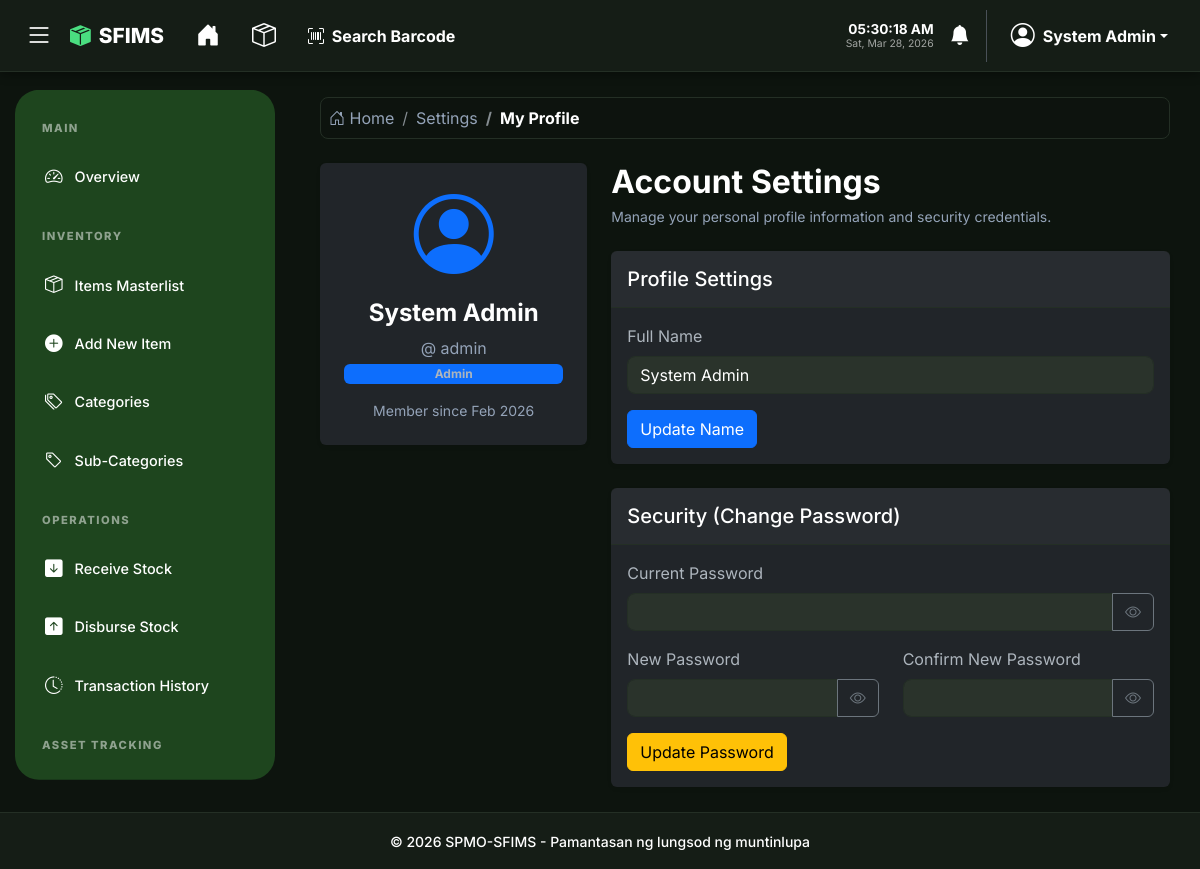
The page /auth/profile.php (signed in) on the database its author committed.
### tables this page shows
CREATE TABLE IF NOT EXISTS users (
    id INT AUTO_INCREMENT PRIMARY KEY,
    full_name VARCHAR(255) NOT NULL,
    username VARCHAR(50) NOT NULL UNIQUE,
    password_hash VARCHAR(255) NOT NULL,
    role ENUM('Staff', 'Admin') NOT NULL,
    status ENUM('pending', 'active', 'deactivated') DEFAULT 'pending',
    created_at TIMESTAMP DEFAULT CURRENT_TIMESTAMP
);

### config/app.php (called while the page is built, shortened)
<?php
function h($string)
{
    return htmlspecialchars($string, ENT_QUOTES, 'UTF-8');
}

### auth/profile.php (the view, shortened to what this page needs)
<?php
require_once '../config/app.php';
$db = Database::getInstance();
$user_id = $_SESSION['user_id'];
$stmt = $db->prepare("SELECT * FROM users WHERE id = ?");
$stmt->execute([$user_id]);
$user = $stmt->fetch();
require_once '../partials/header.php';
?>
<div class="row">
    <div class="col-md-4 mb-4">
        <div class="card shadow-sm border-0 text-center p-4">
            <div class="mb-3">
                <i class="bi bi-person-circle display-1 text-primary"></i>
            </div>
            <h4 class="fw-bold">
                <?php echo h($user['full_name']); ?>
            </h4>
            <p class="text-muted mb-1">@
                <?php echo h($user['username']); ?>
            </p>
            <span class="badge bg-primary">
                <?php echo h($user['role']); ?>
            </span>
            <div class="mt-3 small text-muted">Member since
                <?php echo date('M Y', strtotime($user['created_at'])); ?>
            </div>
        </div>
    </div>
    <div class="col-md-8">
        <div class="row mb-4">
            <div class="col-12">
                <h2 class="fw-bold mb-1">Account Settings</h2>
                <p class="text-muted small mb-0">Manage your personal profile information and security credentials.</p>
            </div>
        </div>
        <div class="card shadow-sm border-0 mb-4">
            <div class="card-header bg-white border-bottom py-3">
                <h5 class="mb-0">Profile Settings</h5>
            </div>
            <div class="card-body">
                <form method="POST">
                    <div class="mb-3">
                        <label class="form-label">Full Name</label>
                        <input type="text" name="full_name" class="form-control"
                            value="<?php echo h($user['full_name']); ?>" required>
                    </div>
                    <button type="submit" name="update_profile" class="btn btn-primary">Update Name</button>
                </form>
            </div>
        </div>
        <div class="card shadow-sm border-0">
            <div class="card-header bg-white border-bottom py-3">
                <h5 class="mb-0">Security (Change Password)</h5>
            </div>
            <div class="card-body">
                <form method="POST">
                    <div class="mb-3">
                        <label class="form-label">Current Password</label>
                        <div class="input-group">
                            <input type="password" name="old_password" class="form-control" id="old_password_field" required>
                            <button class="btn btn-outline-secondary" type="button" onclick="togglePw('old_password_field', this)"><i class="bi bi-eye"></i></button>
                        </div>
                    </div>
                    <div class="row">
                        <div class="col-md-6 mb-3">
                            <label class="form-label">New Password</label>
                            <div class="input-group">
                                <input type="password" name="new_password" class="form-control" id="new_password_field" required>
                                <button class="btn btn-outline-secondary" type="button" onclick="togglePw('new_password_field', this)"><i class="bi bi-eye"></i></button>
                            </div>
                        </div>
                        <div class="col-md-6 mb-3">
                            <label class="form-label">Confirm New Password</label>
                            <div class="input-group">
                                <input type="password" name="confirm_password" class="form-control" id="confirm_password_field" required>
                                <button class="btn btn-outline-secondary" type="button" onclick="togglePw('confirm_password_field', this)"><i class="bi bi-eye"></i></button>
                            </div>
                        </div>
                    </div>
                    <button type="submit" name="change_password" class="btn btn-warning">Update Password</button>
                </form>
            </div>
        </div>
    </div>
</div>
<?php require_once '../partials/footer.php'; ?>

### partials/header.php (style rules this page uses)
*, *::before, *::after { transition: background-color 0.3s ease, border-color 0.3s ease, color 0.3s ease, box-shadow 0.3s ease; }
:root { --sfims-bg: #f3f7f4; --sfims-card-bg: #ffffff; --sfims-text: #1e3a1a; --sfims-border: #dce3dc; --sfims-green: #1e451e; --sfims-accent: #2d5a27; --sfims-input-bg: #ffffff; --header-dark: #ffffff; --sidebar-width: 260px; --sidebar-collapsed-width: 84px; --nav-shadow: rgba(0, 0, 0, 0.05); --sidebar-text: rgba(255, 255, 255, 0.85); --dropdown-header-text: #6c757d; }
[data-theme="dark"] { --sfims-bg: #0d140e; --sfims-card-bg: #151d16; --sfims-text: #ffffff; --sfims-border: #242f25; --sfims-green: #1e451e; --sfims-input-bg: #2a332b; --header-dark: #151d16; --nav-shadow: rgba(0, 0, 0, 0.4); --sfims-accent: #ffffff; --sidebar-text: #ffffff; --dropdown-header-text: #cbd5e1; }
body { background-color: var(--sfims-bg) !important; color: var(--sfims-text) !important; font-family: 'Inter', sans-serif; min-height: 100vh; margin: 0; display: flex; flex-direction: column; overflow-x: hidden; }
[data-theme="dark"] .bg-white { background-color: var(--sfims-card-bg) !important; color: var(--sfims-text) !important; }
[data-theme="dark"] .text-dark, [data-theme="dark"] .text-black, [data-theme="dark"] h1, [data-theme="dark"] h2, [data-theme="dark"] h3, [data-theme="dark"] h4, [data-theme="dark"] h5, [data-theme="dark"] h6, [data-theme="dark"] .card-title, [data-theme="dark"] .modal-title, [data-theme="dark"] .nav-tabs .nav-link { color: #ffffff !important; }
[data-theme="dark"] .card-header, [data-theme="dark"] .card-footer { background-color: rgba(255, 255, 255, 0.03) !important; border-color: var(--sfims-border) !important; color: #ffffff !important; }
[data-theme="dark"] .text-muted, [data-theme="dark"] .text-secondary { color: #94a3b8 !important; }
[data-theme="dark"] ::placeholder { color: #64748b !important; opacity: 1 !important; }
[data-theme="dark"] .border-bottom, [data-theme="dark"] .border-top, [data-theme="dark"] .border { border-color: var(--sfims-border) !important; }
[data-theme="dark"] p, [data-theme="dark"] span, [data-theme="dark"] label { color: inherit; }
.form-control, .form-select { background-color: var(--sfims-input-bg) !important; border: 1px solid var(--sfims-border) !important; color: var(--sfims-text) !important; border-radius: 8px; }

### rows shown on the page
users: full_name "System Admin", username "admin", role "Admin", created_at "Feb 2026"

### other values the page prints
$_SESSION['full_name'] "System Admin"
$section "Settings"
$page_title_display "My Profile"
